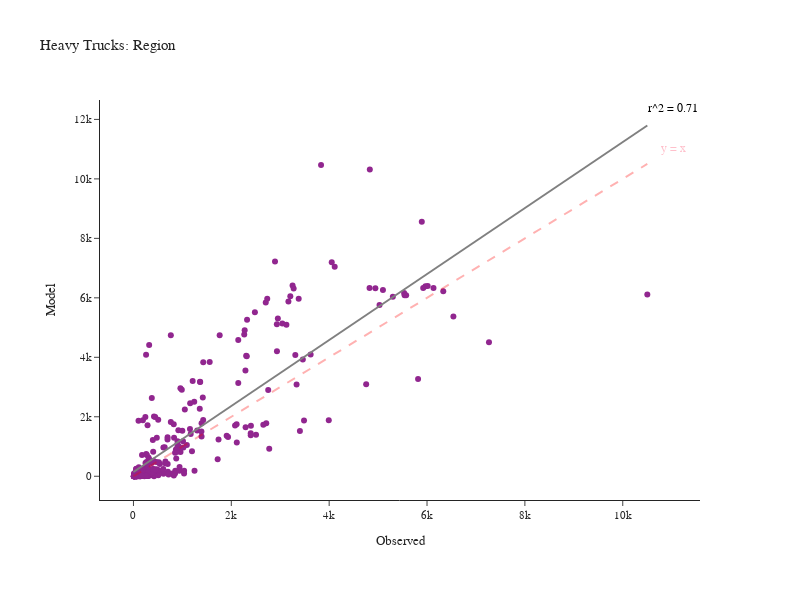

The cell this chart's notebook holds for it:
### Code cell
fig = create_truck_chart(df_daily_heavy, 'Heavy')
fig.show()

### Figure 1 — Plotly figure (JSON) as saved in the notebook; plotly's stock layout.template omitted (floating-point values rounded to 4 significant figures; data arrays with more than 128 entries replaced by an {"elided": "..."} marker saying what was removed)
{"data": [{"customdata": {"elided": "348x2 str values"}, "hovertemplate": "Observed=%{x}<br>Model=%{y}<br>location=%{customdata[0]}<br>County=%{customdata[1]}<extra></extra>", "legendgroup": "", "line": {"color": "Grey", "width": 2}, "marker": {"color": "#91268F", "symbol": "circle"}, "mode": "markers", "name": "", "orientation": "v", "showlegend": false, "type": "scatter", "x": {"elided": "348 int values"}, "xaxis": "x", "y": {"elided": "348 int values"}, "yaxis": "y"}, {"hovertemplate": "Observed=%{x}<br>Model=%{y}<extra></extra>", "legendgroup": "", "line": {"color": "Grey", "dash": "solid", "width": 2}, "marker": {"symbol": "circle"}, "mode": "lines", "name": "", "orientation": "v", "showlegend": false, "type": "scatter", "x": [0.0, 106.1, 212.2, 318.2, 424.3, 530.4, 636.5, 742.6, 848.6, 954.7, 1061.0, 1167.0, 1273.0, 1379.0, 1485.0, 1591.0, 1697.0, 1803.0, 1909.0, 2016.0, 2122.0, 2228.0, 2334.0, 2440.0, 2546.0, 2652.0, 2758.0, 2864.0, 2970.0, 3076.0, 3182.0, 3289.0, 3395.0, 3501.0, 3607.0, 3713.0, 3819.0, 3925.0, 4031.0, 4137.0, 4243.0, 4349.0, 4455.0, 4561.0, 4668.0, 4774.0, 4880.0, 4986.0, 5092.0, 5198.0, 5304.0, 5410.0, 5516.0, 5622.0, 5728.0, 5834.0, 5941.0, 6047.0, 6153.0, 6259.0, 6365.0, 6471.0, 6577.0, 6683.0, 6789.0, 6895.0, 7001.0, 7107.0, 7213.0, 7320.0, 7426.0, 7532.0, 7638.0, 7744.0, 7850.0, 7956.0, 8062.0, 8168.0, 8274.0, 8380.0, 8486.0, 8593.0, 8699.0, 8805.0, 8911.0, 9017.0, 9123.0, 9229.0, 9335.0, 9441.0, 9547.0, 9653.0, 9759.0, 9866.0, 9972.0, 10080.0, 10180.0, 10290.0, 10400.0, 10500.0], "xaxis": "x", "y": [142.5, 260.1, 377.8, 495.5, 613.2, 730.9, 848.6, 966.3, 1084.0, 1202.0, 1319.0, 1437.0, 1555.0, 1672.0, 1790.0, 1908.0, 2026.0, 2143.0, 2261.0, 2379.0, 2496.0, 2614.0, 2732.0, 2849.0, 2967.0, 3085.0, 3202.0, 3320.0, 3438.0, 3556.0, 3673.0, 3791.0, 3909.0, 4026.0, 4144.0, 4262.0, 4379.0, 4497.0, 4615.0, 4732.0, 4850.0, 4968.0, 5086.0, 5203.0, 5321.0, 5439.0, 5556.0, 5674.0, 5792.0, 5909.0, 6027.0, 6145.0, 6262.0, 6380.0, 6498.0, 6616.0, 6733.0, 6851.0, 6969.0, 7086.0, 7204.0, 7322.0, 7439.0, 7557.0, 7675.0, 7792.0, 7910.0, 8028.0, 8146.0, 8263.0, 8381.0, 8499.0, 8616.0, 8734.0, 8852.0, 8969.0, 9087.0, 9205.0, 9322.0, 9440.0, 9558.0, 9676.0, 9793.0, 9911.0, 10030.0, 10150.0, 10260.0, 10380.0, 10500.0, 10620.0, 10730.0, 10850.0, 10970.0, 11090.0, 11210.0, 11320.0, 11440.0, 11560.0, 11680.0, 11790.0], "yaxis": "y"}], "layout": {"annotations": [{"align": "right", "font": {"color": "pink", "size": 12}, "showarrow": false, "text": "y = x", "x": 11030.0, "y": 11030.0}, {"align": "right", "font": {"color": "black", "size": 12}, "showarrow": false, "text": "r^2 = 0.71", "x": 11030.0, "y": 12380.0}], "height": 600, "legend": {"tracegroupgap": 0}, "margin": {"b": 100, "l": 100, "r": 100, "t": 100}, "shapes": [{"line": {"color": "Red", "dash": "dash", "width": 2}, "type": "line", "x0": 0, "x1": 10502, "y0": 0, "y1": 10502}], "title": {"text": "Heavy Trucks: Region"}, "width": 800, "xaxis": {"anchor": "y", "domain": [0.0, 1.0], "title": {"text": "Observed"}}, "yaxis": {"anchor": "x", "domain": [0.0, 1.0], "title": {"text": "Model"}}}}
